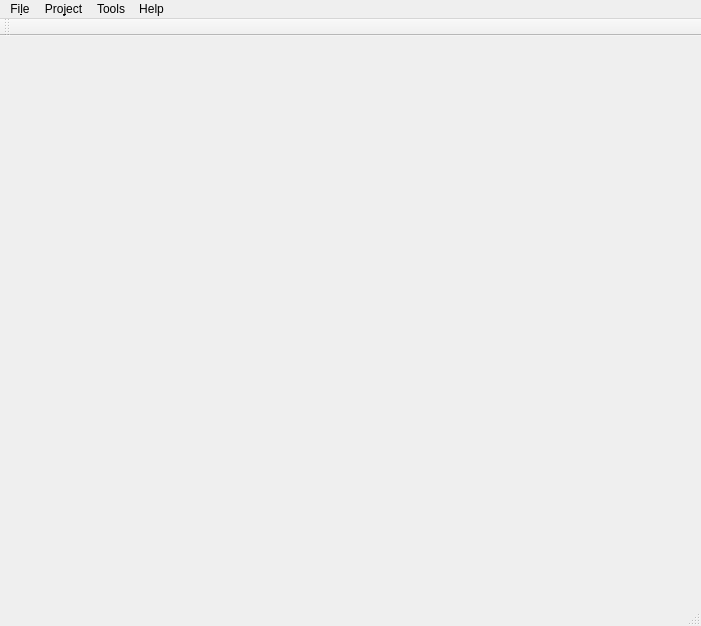
<?xml version="1.0" encoding="UTF-8"?>
<ui version="4.0">
 <class>MainWindow</class>
 <widget class="QMainWindow" name="MainWindow">
  <property name="geometry">
   <rect>
    <x>0</x>
    <y>0</y>
    <width>701</width>
    <height>626</height>
   </rect>
  </property>
  <property name="windowTitle">
   <string>MainWindow</string>
  </property>
  <widget class="QWidget" name="centralWidget"/>
  <widget class="QMenuBar" name="menuBar">
   <property name="geometry">
    <rect>
     <x>0</x>
     <y>0</y>
     <width>701</width>
     <height>20</height>
    </rect>
   </property>
   <widget class="QMenu" name="menuFile">
    <property name="title">
     <string>Fi&amp;le</string>
    </property>
    <addaction name="actionOpen_Project"/>
    <addaction name="actionSave_Project"/>
   </widget>
   <widget class="QMenu" name="menuHelp">
    <property name="title">
     <string>Help</string>
    </property>
    <addaction name="actionAbout_CPP_DNN"/>
   </widget>
   <widget class="QMenu" name="menuProject">
    <property name="title">
     <string>Pro&amp;ject</string>
    </property>
   </widget>
   <widget class="QMenu" name="menuTools">
    <property name="title">
     <string>Tools</string>
    </property>
    <addaction name="actionTest_opencv_image"/>
   </widget>
   <addaction name="menuFile"/>
   <addaction name="menuProject"/>
   <addaction name="menuTools"/>
   <addaction name="menuHelp"/>
  </widget>
  <widget class="QToolBar" name="mainToolBar">
   <attribute name="toolBarArea">
    <enum>TopToolBarArea</enum>
   </attribute>
   <attribute name="toolBarBreak">
    <bool>false</bool>
   </attribute>
  </widget>
  <widget class="QStatusBar" name="statusBar"/>
  <action name="actionOpen_Project">
   <property name="text">
    <string>Open Project</string>
   </property>
  </action>
  <action name="actionSave_Project">
   <property name="text">
    <string>Save Project</string>
   </property>
  </action>
  <action name="actionAbout_CPP_DNN">
   <property name="text">
    <string>About CPP DNN</string>
   </property>
  </action>
  <action name="actionTools">
   <property name="text">
    <string>Tools</string>
   </property>
  </action>
  <action name="actionTest_opencv_image">
   <property name="text">
    <string>Test opencv image</string>
   </property>
  </action>
 </widget>
 <layoutdefault spacing="6" margin="11"/>
 <resources/>
 <connections/>
</ui>
